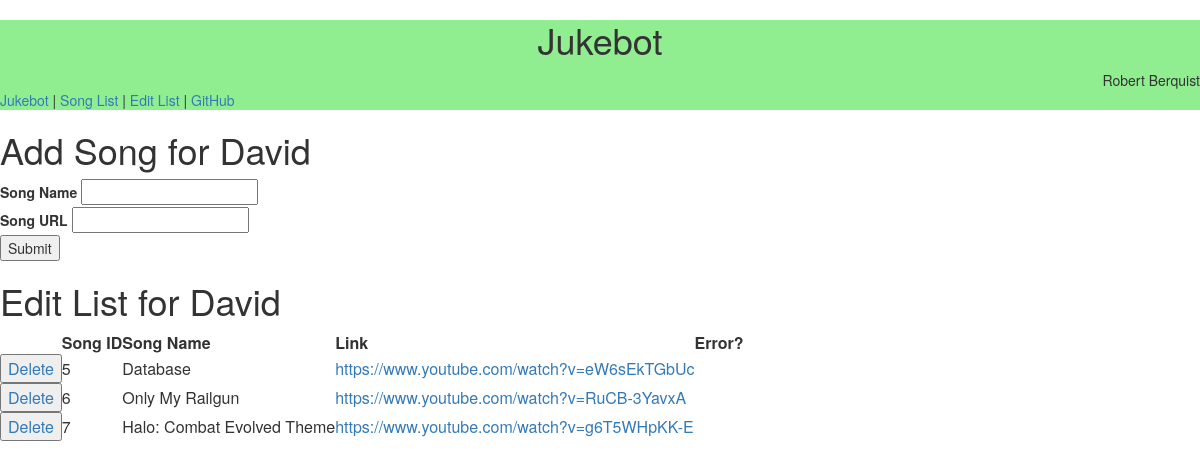
The page /editlist/David on the database its author committed.
### tables this page shows
CREATE TABLE "UserInfo" (
	"user_id_"	INTEGER,
	"user_name"	TEXT,
	"email"	TEXT,
	"last_login"	TEXT
);

CREATE TABLE "MasterList" (
	"song_id"	INTEGER,
	"num_times_played"	INTEGER,
	"num_times_skipped"	INTEGER,
	"flag_error"	INTEGER
);

CREATE TABLE "SongInfo" (
	"song_id_"	INTEGER,
	"user_id"	INTEGER,
	"name"	TEXT,
	"url"	TEXT,
	"date_added"	TEXT
);

### app.py (the view)
@app.route('/editlist/<username>', methods=['POST','GET'])
def editlist(username):
    form = NewSongForm()
    if form.song_name.data != "" and form.song_name.data != None and form.song_url.data != "": addSong(form.song_name.data, form.song_url.data, username)
    form.song_name.data = ""
    form.song_url.data = ""
    editlist = getEditList(username)
    return render_template("editlist.html",
                            form=form,
			    editlist=editlist,
			    username=username)

### app.py
class NewSongForm(FlaskForm):
    song_name = StringField("Song Name", validators= [
        Optional(strip_whitespace=True)
    ])
    song_url = StringField("Song URL", validators= [
        Optional(strip_whitespace=True)
    ])
    submit = SubmitField("Submit")

### app.py (called while the page is built)
def getEditList(user):
    return db.session.execute('select song_id, name, url, user_name, flag_error from MasterList join SongInfo on song_id=song_id_ join UserInfo on user_id=user_id_ where user_name="{}" order by song_id'.format(user))

### templates/editlist.html (shortened to what this page needs)
{% extends "base.html" %}
{% from "_formhelpers.html" import render_field %}
{% block content %}
<h1>Add Song for {{ username }}</h1>
<form action="/editlist/{{ username }}" method="post">
    {{ render_field(form.song_name) }}
    <br />
    {{ render_field(form.song_url) }}
    <br />
    {{ form.submit() }}
</form>
<h1>Edit List for {{ username }}</h1>
<table class="masterlist" id="masterlist">
<tr>
    <th> </th>
    <th>Song ID</th>
    <th>Song Name</th>
    <th>Link</th>
    <th>Error?</th>
</tr>
{% for song in editlist: %}
    <tr><td><button><a href="/editlist/{{ username }}/deletesong/{{ song['song_id'] }}">Delete</a></button></td>
        <td>{{ song['song_id'] }}</td>
        <td>{{ song['name'] }}</td>
        <td><a href="{{ song['url'] }}" target="_blank">{{ song['url'] }}</a></td>
        <td>{% if song['flag_error'] == 1 %}Yes{% endif %}</td>
        </tr>
{% endfor %}
</table>
{% endblock %}

### rows shown on the page
UserInfo: user_name "David"
MasterList: song_id "5", name "Database", url "https://www.youtube.com/watch?v=eW6sEkTGbUc"
MasterList: song_id "6", name "Only My Railgun", url "https://www.youtube.com/watch?v=RuCB-3YavxA"
MasterList: song_id "7", name "Halo: Combat Evolved Theme", url "https://www.youtube.com/watch?v=g6T5WHpKK-E"

### other values the page prints
{{ field.label }} "Song Name Song URL"
